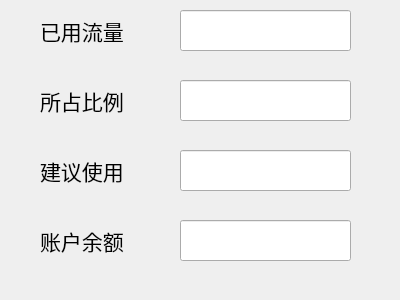
<?xml version="1.0" encoding="UTF-8"?>
<ui version="4.0">
 <class>Dialog</class>
 <widget class="QDialog" name="Dialog">
  <property name="geometry">
   <rect>
    <x>0</x>
    <y>0</y>
    <width>400</width>
    <height>300</height>
   </rect>
  </property>
  <property name="windowTitle">
   <string>东北大学校园网</string>
  </property>
  <widget class="QLabel" name="label">
   <property name="geometry">
    <rect>
     <x>40</x>
     <y>10</y>
     <width>111</width>
     <height>41</height>
    </rect>
   </property>
   <property name="font">
    <font>
     <family>Agency FB</family>
     <pointsize>16</pointsize>
    </font>
   </property>
   <property name="text">
    <string>已用流量</string>
   </property>
  </widget>
  <widget class="QLabel" name="label_2">
   <property name="geometry">
    <rect>
     <x>40</x>
     <y>80</y>
     <width>111</width>
     <height>41</height>
    </rect>
   </property>
   <property name="font">
    <font>
     <family>Agency FB</family>
     <pointsize>16</pointsize>
    </font>
   </property>
   <property name="text">
    <string>所占比例</string>
   </property>
  </widget>
  <widget class="QLineEdit" name="data_percent">
   <property name="geometry">
    <rect>
     <x>180</x>
     <y>80</y>
     <width>171</width>
     <height>41</height>
    </rect>
   </property>
   <property name="readOnly">
    <bool>true</bool>
   </property>
  </widget>
  <widget class="QLineEdit" name="data_usage">
   <property name="geometry">
    <rect>
     <x>180</x>
     <y>10</y>
     <width>171</width>
     <height>41</height>
    </rect>
   </property>
   <property name="readOnly">
    <bool>true</bool>
   </property>
  </widget>
  <widget class="QLabel" name="label_3">
   <property name="geometry">
    <rect>
     <x>40</x>
     <y>220</y>
     <width>111</width>
     <height>41</height>
    </rect>
   </property>
   <property name="font">
    <font>
     <family>Agency FB</family>
     <pointsize>16</pointsize>
    </font>
   </property>
   <property name="text">
    <string>账户余额</string>
   </property>
  </widget>
  <widget class="QLineEdit" name="money_left">
   <property name="geometry">
    <rect>
     <x>180</x>
     <y>220</y>
     <width>171</width>
     <height>41</height>
    </rect>
   </property>
   <property name="readOnly">
    <bool>true</bool>
   </property>
  </widget>
  <widget class="QLabel" name="label_4">
   <property name="geometry">
    <rect>
     <x>40</x>
     <y>150</y>
     <width>111</width>
     <height>41</height>
    </rect>
   </property>
   <property name="font">
    <font>
     <family>Agency FB</family>
     <pointsize>16</pointsize>
    </font>
   </property>
   <property name="text">
    <string>建议使用</string>
   </property>
  </widget>
  <widget class="QLineEdit" name="suggest">
   <property name="geometry">
    <rect>
     <x>180</x>
     <y>150</y>
     <width>171</width>
     <height>41</height>
    </rect>
   </property>
   <property name="readOnly">
    <bool>true</bool>
   </property>
  </widget>
 </widget>
 <resources/>
 <connections/>
</ui>
